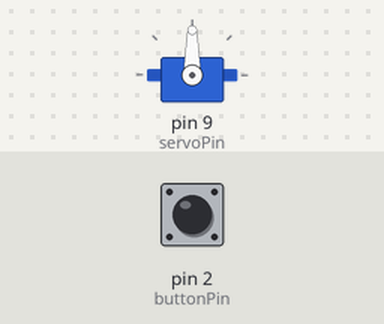
A sketch run on a simulated Arduino Uno, built with avr-gcc and run on an emulated ATmega328P. Parts: servo. The test bench sets the inputs (shaded band); at power-on: pin 2 (buttonPin) HIGH.

Above: at 1.2 s.
1.3 s: pin 2 (buttonPin) pulled LOW for 3.2 s
At 7.2 s:
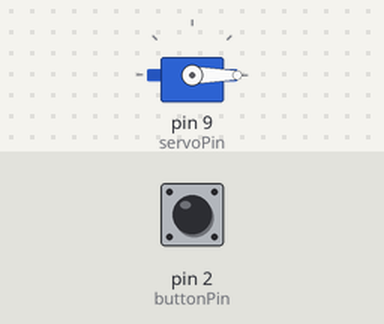
7.5 s: pin 2 (buttonPin) pulled LOW for 0.15 s
At 8.1 s:
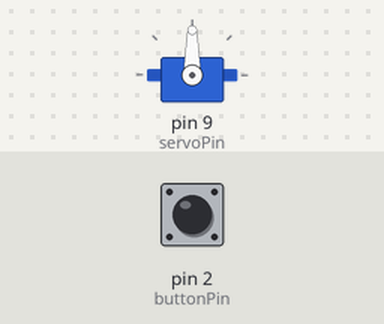
10.6 s: pin 2 (buttonPin) pulled LOW for 1 s
At 13.2 s:
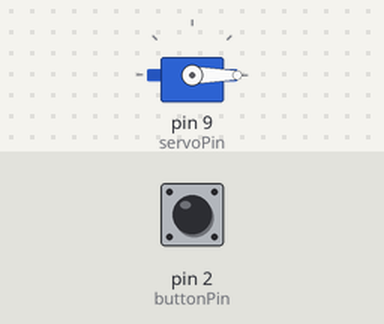
Timing chart, 0 to 14.7 s (numbered marks = the images above; inputs shaded):
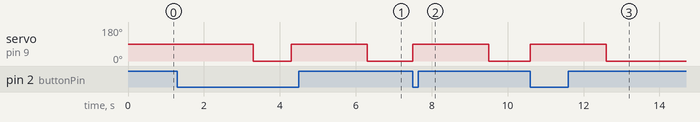

The sketch:

Arduino_uno_r3_code.ino
```cpp
#include <Servo.h>

Servo myServo; // Create a servo object
int servoPin = 9; // Define the pin for servo motor control
int buttonPin = 2; // Define the pin for the button

void setup() {
  myServo.attach(servoPin); // Attach the servo to the specified pin
  pinMode(buttonPin, INPUT_PULLUP); // Set the button pin as input with internal pull-up resistor
}

void loop() {
  if (digitalRead(buttonPin) == LOW) { // Check if the button is pressed
    moveServo(); // Call function to move the servo
    delay(1000); // Debounce delay
  }
}

void moveServo() {
  myServo.write(90); // Rotate the servo to 90 degrees
  delay(2000); // Wait for 2 seconds (adjust as needed)
  myServo.write(0); // Return the servo to its initial position
}
```

Measured:
- after the input at 1.3 s, servo on pin 9 (servoPin): 90° → 0° after 2.0 s, → 90° 1.0 s later, → 0° 2.0 s later
- after the input at 7.5 s, servo on pin 9 (servoPin): 0° → 90° at once, → 0° 2.0 s later
- after the input at 10.6 s, servo on pin 9 (servoPin): 0° → 90° at once, → 0° 2.0 s later
